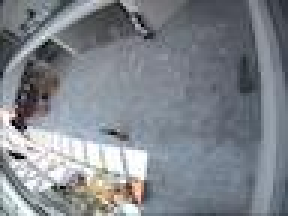
#> input picture frames2/Walk1000.jpg, 96 x 72 px, given in place of Walk1001.jpg, which was not available (shown 3 times larger); the run also reads 1 picture not shown here
$ python gaussian_mix_vectorized_shadow.py
#> lines starting #> are read from the running program, lines starting #| are printed output that depends on the picture; pictures that were not available may be replaced by others from this repository, and a replacement may not be noted
import numpy as np
import PIL.Image
from matplotlib import pyplot as plt
from matplotlib.animation import ArtistAnimation
from save_frames import save_frames


def gaussian_mix():
    dataset_name = "Walk1"
    file_name1 = "../../frames2/" + dataset_name + "{:03d}.jpg".format(1)
    frame1 = np.asarray(PIL.Image.open(file_name1))
#> frame1 is the input picture: shape (72, 96, 3); mean R, G, B 128.4, 133.3, 140.2
    frame1 = frame1 / 255.0

    K = 4
    D = 3

    lamb = 2.5
    T = 0.8
    alpha = 1.0 / 300.0
    sigma_init = 0.01
    w_init = 0.01

    # Shadow variables
    darkness_thresh = np.array([0.3, 0.95])
    chrominance_thresh = 0.04
    Sp = np.zeros((frame1.shape[0], frame1.shape[1]))

    my = np.zeros((frame1.shape[0], frame1.shape[1], K, D))

    sigma_squared = sigma_init * np.ones((frame1.shape[0], frame1.shape[1], K, D))
    sigma_init_squared = np.array((sigma_init, sigma_init, sigma_init))

    w = w_init * np.ones((frame1.shape[0], frame1.shape[1], K))

    B_hat = np.zeros((frame1.shape[0], frame1.shape[1]))

    p = np.zeros((frame1.shape[0], frame1.shape[1], K))

    c = np.zeros(K)

    plt.set_cmap("gray")

    frames = []
    fig = plt.figure()

    # Initialize all mean's with pixel values from first frame
    for k in range(K):
        my[:, :, k] = frame1

    for f in range(2, 200):
        print(f)
        file_name = "../../frames2/" + dataset_name + "{:03d}.jpg".format(f)
        frame = np.asarray(PIL.Image.open(file_name))
        frame = frame / 255.0

        dk_squares = np.sum(
            np.power(frame[:, :, np.newaxis, :] - my, 2) / sigma_squared, axis=3
        )
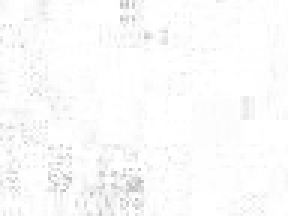
#> dk_squares: shape (72, 96, 4) float64 (shown 3 times larger); mean R, G, B, A 0.0772, 0.0772, 0.0772, 0.0772; transparent parts drawn white

        lamb_mask = np.sqrt(dk_squares) < lamb
#> lamb_mask: shape (72, 96, 4) bool; every value is 1

        no_matches = (
            np.max(lamb_mask, axis=2) == False
        )  # All pixels that have 0 matches
#> no_matches: shape (72, 96) bool; every value is 0

        w_sigm = w / np.sqrt(np.linalg.norm(sigma_squared))
        w_filtered = (
            w_sigm * lamb_mask
        )  # We don't want to find wk where dk are > lamb. Filter them.
#> w_filtered: shape (72, 96, 4) float64; every value is 0.00589

        cols, rows = np.meshgrid(np.arange(frame.shape[1]), np.arange(frame.shape[0]))
        dims = np.argmax(
            w_filtered, axis=2
        )  # Largest wk for every pixel. In range k={[0, K]}.
#> dims: shape (72, 96) int64; every value is 0

        dims[no_matches] = (
            K - 1
        )  # Dims at these positions will be overwritten with init values at the end.

        w[rows, cols, dims] = (1 - alpha) * w[rows, cols, dims] + alpha
        p[rows, cols, dims] = alpha / w[rows, cols, dims]

        # Calculate my
        c1 = (1 - p[rows, cols, dims, np.newaxis]) * my[rows, cols, dims, :]
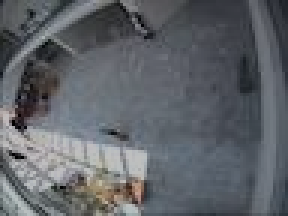
#> c1: shape (72, 96, 3) float64 (shown 3 times larger); mean of channels 0, 1, 2 0.377, 0.392, 0.412; drawn as R, G, B
        c2 = p[rows, cols, dims, np.newaxis] * frame
        my[rows, cols, dims] = c1 + c2

        # Calculate sigma_squared
        d1 = (1 - p[rows, cols, dims, np.newaxis]) * sigma_squared[rows, cols, dims]
#> d1: shape (72, 96, 3) float64; every value is 0.00749
        d2 = np.multiply(
            (p[rows, cols, dims, np.newaxis] * (frame - my[rows, cols, dims])),
            (frame - my[rows, cols, dims]),
        )
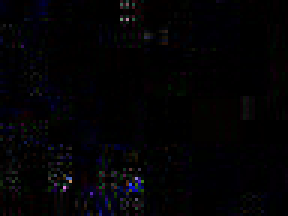
#> d2: shape (72, 96, 3) float64 (shown 3 times larger); mean of channels 0, 1, 2 3.32e-05, 2.84e-05, 4.7e-05; drawn with min black and max white
        sigma_squared[rows, cols, dims] = d1 + d2

        # Set no_matching variables to init values.
        m = K - 1
        w[no_matches, m] = w_init
        my[no_matches, m] = frame[no_matches]
        sigma_squared[no_matches, m, :] = sigma_init_squared

        w = w / np.sum(w, axis=2)[:, :, np.newaxis]

        # Sort
        # Should this only be done for matching pixels???
        c = w / np.sqrt(np.linalg.norm(sigma_squared, axis=3))
        sorted_c = np.argsort(-c, axis=2)  # -c to get descending order
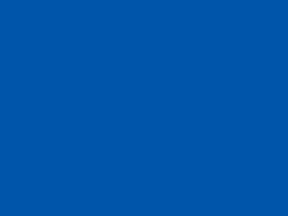
#> sorted_c: shape (72, 96, 4) int64 (shown 3 times larger); mean of channels 0, 1, 2, 3 0, 1, 2, 3; drawn with min black and max white
        w = np.take_along_axis(w, sorted_c, axis=-1)
        my = np.take_along_axis(my, sorted_c[:, :, :, np.newaxis], axis=2)
        sigma_squared = np.take_along_axis(
            sigma_squared, sorted_c[:, :, :, np.newaxis], axis=2
        )

        I = np.zeros((frame.shape[0], frame.shape[1], K))

        for k in range(K):
            I[:, :, k][np.sum(w[:, :, 0:k], axis=2) <= T] = 1
            I[:, :, k][np.sum(w[:, :, 0:k], axis=2) > T] = np.inf

        ## Segment it.
        B_hat = np.zeros((frame.shape[0], frame.shape[1]))

        dk_squares = np.sum(
            np.power(frame[:, :, None, :] - my, 2) / sigma_squared, axis=3
        )

        # Some values will be multiplied with inf, see above. This will make them > lamb
        dk_filtered = dk_squares * I
        B_hat = np.any(np.sqrt(dk_filtered) < lamb, axis=2)
#> B_hat: shape (72, 96) bool; every value is 1

        # Segmentation incorporated w/ shadow detection
        # print((my - np.min(my, axis=2)[:, :, None, :]).shape)
        # print((np.max(my, axis=2) - np.min(my, axis=2))[:, :, None, :].shape)

        # Not sure if the normalization works
        #my_normalized = (my - np.min(my, axis=2)[:, :, None, :]) / (
        #    np.max(my, axis=2) - np.min(my, axis=2)
        #)[:, :, None, :]

#> (the run stopped early here; a loop or call above may not have finished)
